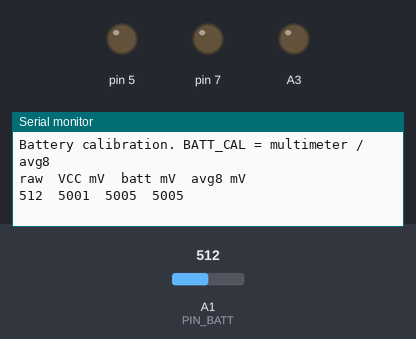
A sketch run on a simulated Arduino Uno, built with avr-gcc and run on an emulated ATmega328P. Shown: output pins drawn as LEDs (lit = HIGH), the last lines printed to the serial monitor. Inputs (shaded band) come from the test bench; at power-on: A1 (PIN_BATT) = 512.

Above: at 1.2 s.
1.3 s: A1 (PIN_BATT) set to 271
At 2.6 s:
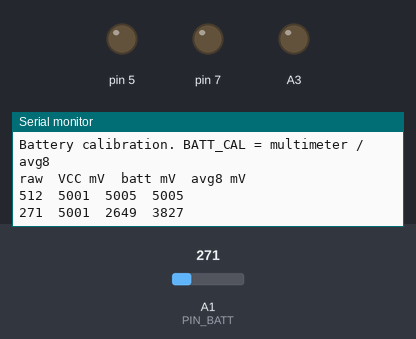
2.8 s: A1 (PIN_BATT) set to 237
At 4.5 s:
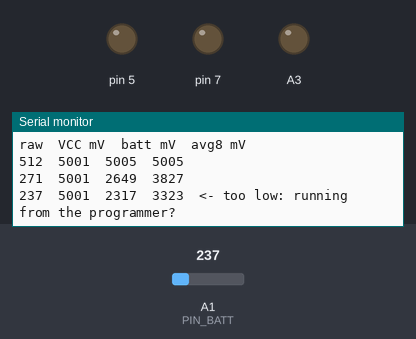
Timing chart, 0 to 6.0 s (numbered marks = the images above; inputs shaded):
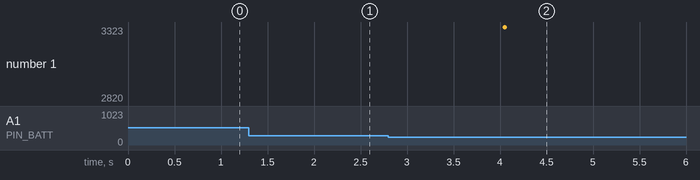

The sketch:

batt_cal.ino
```cpp
// batt_cal.ino - battery calibration only (no LoRa, no Wi-Fi).
// Same measurement as roskilde_node v0.3: VCC via the 1.1 V bandgap, then A1 averaged 16x.
// Run from the 3 x AA pack with the programmer's VCC wire DISCONNECTED. Serial monitor 9600.
// Multimeter on RAW-GND, compare with "avg8", then: BATT_CAL = multimeter / avg8.

const float   BATT_CAL     = 1.00f;
const float   BATT_DIVIDER = 2.0f;    // 1 MOhm over 1 MOhm
const uint8_t PIN_BATT     = A1;

uint16_t readVccMv() {
  ADMUX = _BV(REFS0) | _BV(MUX3) | _BV(MUX2) | _BV(MUX1);   // ref AVcc, input = 1.1 V bandgap
  delay(2);
  for (uint8_t i = 0; i < 2; i++) {                          // first conversion thrown away
    ADCSRA |= _BV(ADSC);
    while (bit_is_set(ADCSRA, ADSC)) { }
  }
  uint16_t r = ADC;
  return r ? (uint16_t)(1125300UL / r) : 3300;
}

uint16_t hist[8];
uint8_t  nHist = 0, iHist = 0;

void setup() {
  pinMode(A3, OUTPUT); digitalWrite(A3, LOW);   // ESP-01 off
  pinMode(4, INPUT);                            // no data line into the ESP
  pinMode(5, OUTPUT); digitalWrite(5, LOW);     // DHT22 off
  pinMode(7, OUTPUT); digitalWrite(7, LOW);     // mic off
  analogReference(DEFAULT);
  Serial.begin(9600);
  Serial.println(F("Battery calibration. BATT_CAL = multimeter / avg8"));
  Serial.println(F("raw\tVCC mV\tbatt mV\tavg8 mV"));
}

void loop() {
  analogRead(PIN_BATT);
  uint16_t vcc = readVccMv();
  analogRead(PIN_BATT);                         // back on A1, let it settle
  delay(2);
  analogRead(PIN_BATT);

  uint32_t s = 0;
  for (uint8_t i = 0; i < 16; i++) s += analogRead(PIN_BATT);
  uint16_t raw = s / 16;
  uint16_t mv = (uint16_t)(raw * (vcc / 1023000.0f) * BATT_DIVIDER * BATT_CAL * 1000.0f);

  hist[iHist] = mv; iHist = (iHist + 1) % 8; if (nHist < 8) nHist++;
  uint32_t a = 0;
  for (uint8_t i = 0; i < nHist; i++) a += hist[i];

  Serial.print(raw);        Serial.print('\t');
  Serial.print(vcc);        Serial.print('\t');
  Serial.print(mv);         Serial.print('\t');
  Serial.print(a / nHist);
  if (mv < 2500) Serial.print(F("\t<- too low: running from the programmer?"));
  Serial.println();
  delay(2000);
}
```

Measured:
- the behaviour switches between 256 and 255 on A1 (PIN_BATT) (found by bisection; images 1 and 2)
- after the input at 1.3 s, the serial monitor: prints a new line after 0.74 s (image 1)
- after the input at 2.8 s, the serial monitor: prints a new line after 1.2 s (image 2)
